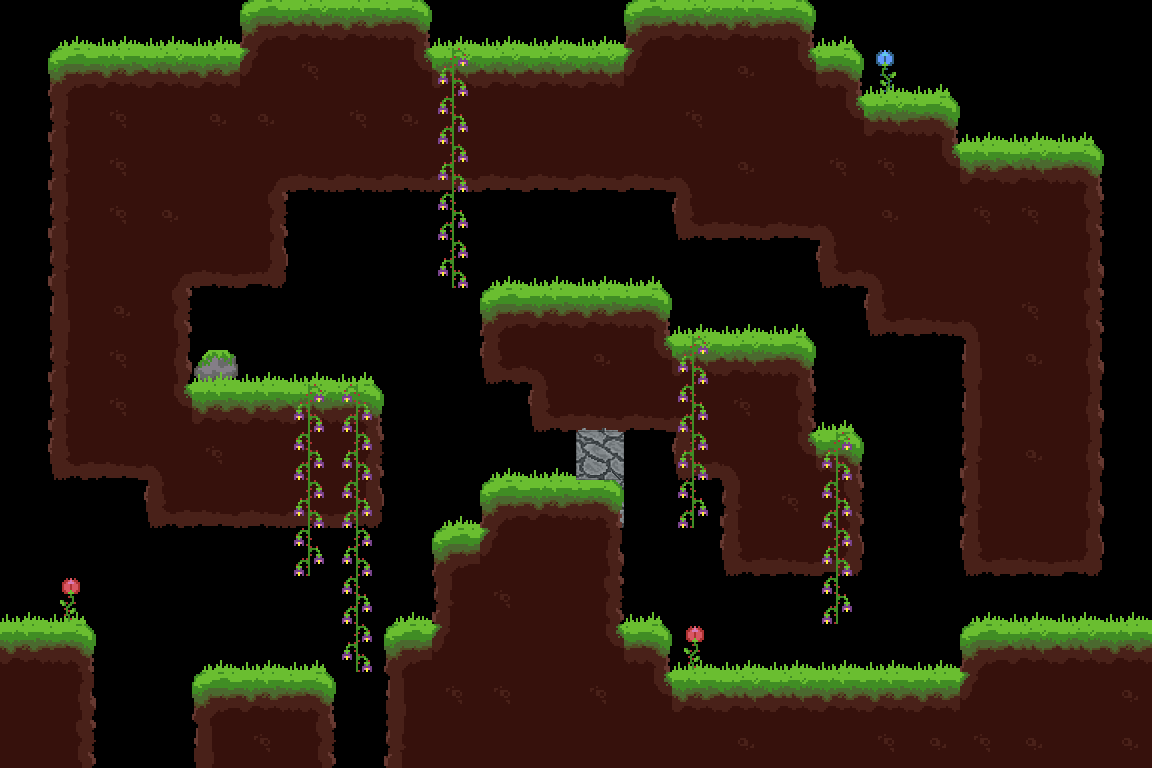

The image is a tile-based game level rendered from a .tmx file. Its description and source (layers, tilesets, objects; grid data summarised) follow:
An orthogonal 24x16 tile map with 48x48 px tiles, 6 tile layers (eau, murD, terrain, deco2, ...), 4 tilesets and 52 objects (spawn1, spawn2, spawn3).

<map version="1.0" orientation="orthogonal" renderorder="right-down" width="24" height="16" tilewidth="48" tileheight="48">
 <tileset firstgid="1" name="terrain" tilewidth="48" tileheight="48">
  <image source="tileSets/forest.png" width="336" height="384" />
  <terraintypes>
   <terrain name="ciel" tile="-1" />
   <terrain name="groundGrass" tile="-1" />
  </terraintypes>
  <tile id="1" terrain=",,,1">
   <objectgroup draworder="index">
    <object x="0" y="0" width="48" height="48" />
   </objectgroup>
  </tile>
  <tile id="2" terrain=",,1,1">
   <objectgroup draworder="index">
    <object x="-1.77636e-15" y="0" width="48" height="48" />
   </objectgroup>
  </tile>
  <tile id="3" terrain=",,1,1">
   <objectgroup draworder="index">
    <object x="-1.77636e-15" y="7.10543e-15" width="48" height="48" />
   </objectgroup>
  </tile>
  <tile id="4" terrain=",,1,">
   <objectgroup draworder="index">
    <object x="0" y="-1.42109e-14" width="48" height="48" />
   </objectgroup>
  </tile>
  <tile id="5" terrain="1,1,1,">
   <objectgroup draworder="index">
    <object x="0" y="-1.42109e-14" width="48" height="48" />
   </objectgroup>
  </tile>
  <tile id="6" terrain="1,1,,1">
   <objectgroup draworder="index">
    <object x="0" y="0" width="48" height="48" />
   </objectgroup>
  </tile>
  <tile id="8" terrain=",1,,1">
   <objectgroup draworder="index">
    <object x="0" y="-1.42109e-14" width="48" height="48" />
   </objectgroup>
  </tile>
  <tile id="9" terrain="1,1,1,1">
   <objectgroup draworder="index">
    <object x="0" y="-1.42109e-14" width="48" height="48" />
   </objectgroup>
  </tile>
  <tile id="10" terrain="1,1,1,1">
   <objectgroup draworder="index">
    <object x="0" y="-1.42109e-14" width="48" height="48" />
   </objectgroup>
  </tile>
  <tile id="11" terrain="1,,1,">
   <objectgroup draworder="index">
    <object x="0" y="-1.42109e-14" width="48" height="48" />
   </objectgroup>
  </tile>
  <tile id="12" terrain="1,,1,1">
   <objectgroup draworder="index">
    <object x="0" y="-1.42109e-14" width="48" height="48" />
   </objectgroup>
  </tile>
  <tile id="13" terrain=",1,1,1">
   <objectgroup draworder="index">
    <object x="0" y="0" width="48" height="48" />
   </objectgroup>
  </tile>
  <tile id="15" terrain=",1,,1">
   <objectgroup draworder="index">
    <object x="0" y="0" width="48" height="48" />
   </objectgroup>
  </tile>
  <tile id="16" terrain="1,1,1,1">
   <objectgroup draworder="index">
    <object x="0" y="-1.42109e-14" width="48" height="48" />
   </objectgroup>
  </tile>
  <tile id="17" terrain="1,1,1,1">
   <objectgroup draworder="index">
    <object x="0" y="-1.42109e-14" width="48" height="48" />
   </objectgroup>
  </tile>
  <tile id="18" terrain="1,,1,">
   <objectgroup draworder="index">
    <object x="0" y="-1.42109e-14" width="48" height="48" />
   </objectgroup>
  </tile>
  <tile id="22" terrain=",1,,">
   <objectgroup draworder="index">
    <object x="0" y="1.77636e-15" width="48" height="48" />
   </objectgroup>
  </tile>
  <tile id="23" terrain="1,1,,">
   <objectgroup draworder="index">
    <object x="0" y="0" width="48" height="48" />
   </objectgroup>
  </tile>
  <tile id="24" terrain="1,1,,">
   <objectgroup draworder="index">
    <object x="0" y="0" width="48" height="48" />
   </objectgroup>
  </tile>
  <tile id="25" terrain="1,,,">
   <objectgroup draworder="index">
    <object x="0" y="0" width="48" height="48" />
   </objectgroup>
  </tile>
  <tile id="29">
   <objectgroup draworder="index">
    <object x="0" y="2.66454e-15" width="48" height="48" />
   </objectgroup>
  </tile>
  <tile id="30">
   <objectgroup draworder="index">
    <object x="8.88178e-16" y="-8.88178e-16" width="48" height="48" />
   </objectgroup>
  </tile>
  <tile id="31">
   <objectgroup draworder="index">
    <object x="0" y="8.88176e-16" width="48" height="48" />
   </objectgroup>
  </tile>
  <tile id="32">
   <objectgroup draworder="index">
    <object x="0" y="-8.88178e-16" width="48" height="48" />
   </objectgroup>
  </tile>
  <tile id="33">
   <objectgroup draworder="index">
    <object x="8.88178e-16" y="8.88178e-16" width="48" height="48" />
   </objectgroup>
  </tile>
  <tile id="34">
   <objectgroup draworder="index">
    <object x="0" y="8.88178e-16" width="48" height="48" />
   </objectgroup>
  </tile>
  <tile id="36">
   <objectgroup draworder="index">
    <object x="1.77636e-15" y="8.88178e-16" width="48" height="48" />
   </objectgroup>
  </tile>
  <tile id="37">
   <objectgroup draworder="index">
    <object x="0" y="2.66454e-15" width="48" height="48" />
   </objectgroup>
  </tile>
  <tile id="38">
   <objectgroup draworder="index">
    <object x="0" y="2.66454e-15" width="48" height="48" />
   </objectgroup>
  </tile>
  <tile id="39">
   <objectgroup draworder="index">
    <object x="0" y="8.88176e-16" width="48" height="48" />
   </objectgroup>
  </tile>
  <tile id="40">
   <objectgroup draworder="index">
    <object x="0" y="-8.88178e-16" width="48" height="48" />
   </objectgroup>
  </tile>
  <tile id="41">
   <objectgroup draworder="index">
    <object x="8.88178e-16" y="-8.88178e-16" width="48" height="48" />
   </objectgroup>
  </tile>
  <tile id="43">
   <objectgroup draworder="index">
    <object x="8.88178e-16" y="8.88178e-16" width="48" height="48" />
   </objectgroup>
  </tile>
  <tile id="44">
   <objectgroup draworder="index">
    <object x="-1.77636e-15" y="-8.88178e-16" width="48" height="48" />
   </objectgroup>
  </tile>
  <tile id="45">
   <objectgroup draworder="index">
    <object x="0" y="2.66454e-15" width="48" height="48" />
   </objectgroup>
  </tile>
  <tile id="46">
   <objectgroup draworder="index">
    <object x="8.88178e-16" y="8.88178e-16" width="48" height="48" />
   </objectgroup>
  </tile>
  <tile id="47" terrain=",,,0" />
  <tile id="48" terrain=",,0," />
  <tile id="50">
   <objectgroup draworder="index">
    <object x="1.77636e-15" y="8.88178e-16" width="48" height="48" />
   </objectgroup>
  </tile>
  <tile id="51">
   <objectgroup draworder="index">
    <object x="0" y="2.66454e-15" width="48" height="48" />
   </objectgroup>
  </tile>
  <tile id="52">
   <objectgroup draworder="index">
    <object x="1.77636e-15" y="2.66454e-15" width="48" height="48" />
   </objectgroup>
  </tile>
  <tile id="53">
   <objectgroup draworder="index">
    <object x="0" y="8.88176e-16" width="48" height="48" />
   </objectgroup>
  </tile>
  <tile id="54" terrain=",0,," />
  <tile id="55" terrain="0,,," />
 </tileset>
 <tileset firstgid="57" name="terrain2" tilewidth="48" tileheight="48">
  <image source="tileSets/sol2.png" width="576" height="576" />
  <terraintypes>
   <terrain name="dirt" tile="-1" />
  </terraintypes>
  <tile id="13" terrain=",,,0">
   <objectgroup draworder="index">
    <object x="0" y="0" width="48" height="48" />
   </objectgroup>
  </tile>
  <tile id="14" terrain=",,0,0">
   <objectgroup draworder="index">
    <object x="0" y="-2.66454e-15" width="48" height="48" />
   </objectgroup>
  </tile>
  <tile id="15" terrain=",,0,0">
   <objectgroup draworder="index">
    <object x="1.77636e-15" y="8.88178e-16" width="48" height="48" />
   </objectgroup>
  </tile>
  <tile id="16" terrain=",,0,">
   <objectgroup draworder="index">
    <object x="0" y="-8.88178e-16" width="48" height="48" />
   </objectgroup>
  </tile>
  <tile id="17" terrain="0,0,0,">
   <objectgroup draworder="index">
    <object x="0" y="-8.88178e-16" width="48" height="48" />
   </objectgroup>
  </tile>
  <tile id="18" terrain="0,0,,0">
   <objectgroup draworder="index">
    <object x="-1.77636e-15" y="-2.66454e-15" width="48" height="48" />
   </objectgroup>
  </tile>
  <tile id="25" terrain=",0,,0">
   <objectgroup draworder="index" />
  </tile>
  <tile id="26" terrain="0,0,0,0">
   <objectgroup draworder="index" />
  </tile>
  <tile id="27" terrain="0,0,0,0">
   <objectgroup draworder="index" />
  </tile>
  <tile id="28" terrain="0,,0,">
   <objectgroup draworder="index" />
  </tile>
  <tile id="29" terrain="0,,0,0">
   <objectgroup draworder="index">
    <object x="8.88178e-16" y="0" width="48" height="48" />
   </objectgroup>
  </tile>
  <tile id="30" terrain=",0,0,0">
   <objectgroup draworder="index">
    <object x="1.77636e-15" y="8.88178e-16" width="48" height="48" />
   </objectgroup>
  </tile>
  <tile id="37" terrain=",0,,0">
   <objectgroup draworder="index" />
  </tile>
  <tile id="38" terrain="0,0,0,0">
   <objectgroup draworder="index" />
  </tile>
  <tile id="39" terrain="0,0,0,0">
   <objectgroup draworder="index" />
  </tile>
  <tile id="40" terrain="0,,0,">
   <objectgroup draworder="index" />
  </tile>
  <tile id="49" terrain=",0,,">
   <objectgroup draworder="index" />
  </tile>
  <tile id="50" terrain="0,0,,">
   <objectgroup draworder="index" />
  </tile>
  <tile id="51" terrain="0,0,,">
   <objectgroup draworder="index" />
  </tile>
  <tile id="52" terrain="0,,,">
   <objectgroup draworder="index" />
  </tile>
  <tile id="54">
   <objectgroup draworder="index">
    <object x="0" y="0" width="48" height="48" />
   </objectgroup>
  </tile>
 </tileset>
 <tileset firstgid="201" name="eau2" tilewidth="48" tileheight="48">
  <image source="tileSets/eau2.png" width="48" height="144" />
 </tileset>
 <tileset firstgid="204" name="deco" tilewidth="48" tileheight="48">
  <image source="tileSets/decor-forest.png" width="192" height="192" />
 </tileset>
 <layer name="eau" width="24" height="16">
  <data>[384 cells, 0 non-empty, 0 distinct tile ids]</data>
 </layer>
 <layer name="murD" width="24" height="16">
  <data>[384 cells, 3 non-empty, 1 distinct tile ids]</data>
 </layer>
 <layer name="terrain" width="24" height="16">
  <data>[384 cells, 228 non-empty, 20 distinct tile ids]</data>
 </layer>
 <objectgroup name="enemySpawn">
  <object name="spawn1" x="306" y="255" width="54" height="120">
   <properties>
    <property name="Enemy" value="1" />
   </properties>
  </object>
  <object name="spawn2" x="621" y="205" width="48" height="79">
   <properties>
    <property name="Enemy" value="1" />
   </properties>
  </object>
  <object name="spawn3" x="877" y="579" width="56" height="84">
   <properties>
    <property name="Enemy" value="1" />
   </properties>
  </object>
 </objectgroup>
 <layer name="deco2" width="24" height="16">
  <data>[384 cells, 27 non-empty, 5 distinct tile ids]</data>
 </layer>
 <layer name="deco" width="24" height="16">
  <data>[384 cells, 46 non-empty, 3 distinct tile ids]</data>
 </layer>
 <layer name="terre" width="24" height="16">
  <data>[384 cells, 0 non-empty, 0 distinct tile ids]</data>
 </layer>
</map>
